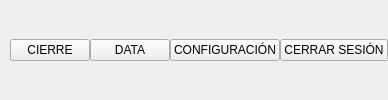
        <widget class="QWidget" name="widget_superior" native="true">
         <layout class="QHBoxLayout" name="horizontalLayout" stretch="0,0,0,0">
          <property name="spacing">
           <number>0</number>
          </property>
          <property name="leftMargin">
           <number>10</number>
          </property>
          <property name="topMargin">
           <number>0</number>
          </property>
          <property name="rightMargin">
           <number>0</number>
          </property>
          <property name="bottomMargin">
           <number>0</number>
          </property>
          <item>
           <widget class="QPushButton" name="boton_v_cierre">
            <property name="cursor">
             <cursorShape>PointingHandCursor</cursorShape>
            </property>
            <property name="text">
             <string>CIERRE</string>
            </property>
           </widget>
          </item>
          <item>
           <widget class="QPushButton" name="boton_v_data">
            <property name="cursor">
             <cursorShape>PointingHandCursor</cursorShape>
            </property>
            <property name="text">
             <string>DATA</string>
            </property>
           </widget>
          </item>
          <item>
           <widget class="QPushButton" name="boton_v_configuracion">
            <property name="cursor">
             <cursorShape>PointingHandCursor</cursorShape>
            </property>
            <property name="text">
             <string>CONFIGURACIÓN</string>
            </property>
           </widget>
          </item>
          <item>
           <widget class="QPushButton" name="boton_v_cerrar_sesion">
            <property name="cursor">
             <cursorShape>PointingHandCursor</cursorShape>
            </property>
            <property name="text">
             <string>CERRAR SESIÓN</string>
            </property>
           </widget>
          </item>
         </layout>
        </widget>
